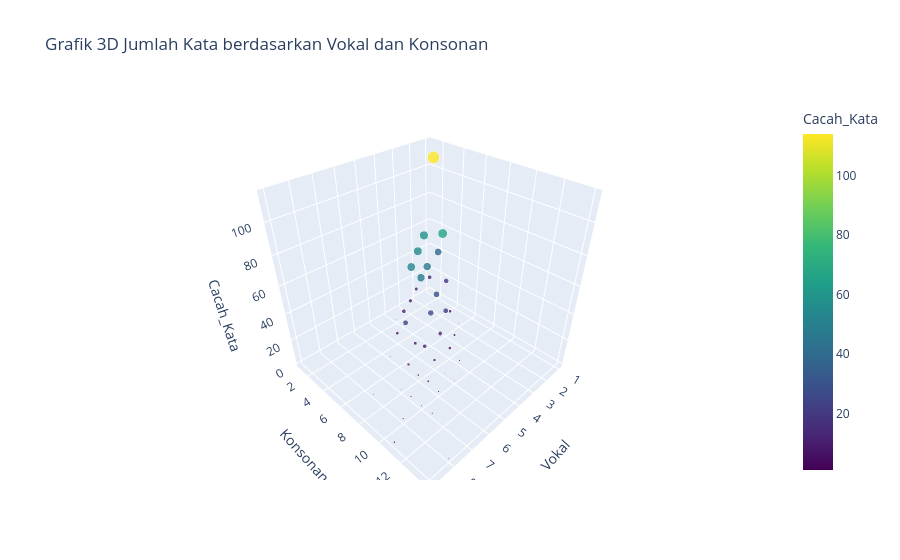

The code cell stored with this chart in its notebook:
### Markdown cell above
Penjelasan : Kode diatas digunakan untuk melihat pola distribusi kata berdasarkan jumlah vokal dan konsonan dengan menentukan kombinasi antara huruf vokal dan konsonan. Pada output kolom cacah kata berisi jumlah kata yang termasuk dalam kombinasi tertentu dari banyaknya vokal dan konsonan. Output juga menunjukkan ada 13 kata yang memiliki 1 vokal dan 1 konsonan, terdapat 39 kata yang memiliki 1 vokal dan 2 konsonan, dll.

### Code cell
import plotly.express as px

fig = px.scatter_3d(
    cacah_kombinasi,
    x='Vokal',
    y='Konsonan',
    z='Cacah_Kata',
    color='Cacah_Kata',
    size='Cacah_Kata',
    color_continuous_scale='Viridis',
    title='Grafik 3D Jumlah Kata berdasarkan Vokal dan Konsonan'
)
fig.update_traces(marker=dict(opacity=0.8))
fig.show()

### Figure 1 — Plotly figure (JSON) as saved in the notebook; plotly's stock layout.template omitted (floating-point values rounded to 4 significant figures)
{"data": [{"hovertemplate": "Vokal=%{x}<br>Konsonan=%{y}<br>Cacah_Kata=%{marker.color}<extra></extra>", "legendgroup": "", "marker": {"color": [13, 39, 18, 9, 58, 114, 66, 7, 1, 10, 55, 47, 29, 20, 4, 1, 13, 53, 49, 26, 14, 7, 2, 7, 21, 9, 12, 6, 1, 1, 1, 6, 3, 4, 2, 1, 2, 1, 2, 1, 2, 1, 3], "coloraxis": "coloraxis", "opacity": 0.8, "size": [13, 39, 18, 9, 58, 114, 66, 7, 1, 10, 55, 47, 29, 20, 4, 1, 13, 53, 49, 26, 14, 7, 2, 7, 21, 9, 12, 6, 1, 1, 1, 6, 3, 4, 2, 1, 2, 1, 2, 1, 2, 1, 3], "sizemode": "area", "sizeref": 0.285, "symbol": "circle"}, "mode": "markers", "name": "", "scene": "scene", "showlegend": false, "type": "scatter3d", "x": [1, 1, 1, 2, 2, 2, 2, 2, 2, 3, 3, 3, 3, 3, 3, 4, 4, 4, 4, 4, 4, 4, 4, 5, 5, 5, 5, 5, 5, 5, 6, 6, 6, 6, 6, 7, 7, 7, 7, 8, 8, 8, 9], "y": [1, 2, 3, 1, 2, 3, 4, 5, 6, 2, 3, 4, 5, 6, 7, 2, 3, 4, 5, 6, 7, 8, 9, 4, 5, 6, 7, 8, 9, 10, 5, 7, 8, 9, 10, 8, 9, 10, 11, 7, 10, 14, 11], "z": [13, 39, 18, 9, 58, 114, 66, 7, 1, 10, 55, 47, 29, 20, 4, 1, 13, 53, 49, 26, 14, 7, 2, 7, 21, 9, 12, 6, 1, 1, 1, 6, 3, 4, 2, 1, 2, 1, 2, 1, 2, 1, 3]}], "layout": {"coloraxis": {"colorbar": {"title": {"text": "Cacah_Kata"}}, "colorscale": [[0, "#440154"], [0.1111, "#482878"], [0.2222, "#3e4989"], [0.3333, "#31688e"], [0.4444, "#26828e"], [0.5556, "#1f9e89"], [0.6667, "#35b779"], [0.7778, "#6ece58"], [0.8889, "#b5de2b"], [1, "#fde725"]]}, "legend": {"itemsizing": "constant", "tracegroupgap": 0}, "scene": {"domain": {"x": [0, 1], "y": [0, 1]}, "xaxis": {"title": {"text": "Vokal"}}, "yaxis": {"title": {"text": "Konsonan"}}, "zaxis": {"title": {"text": "Cacah_Kata"}}}, "title": {"text": "Grafik 3D Jumlah Kata berdasarkan Vokal dan Konsonan"}}}
